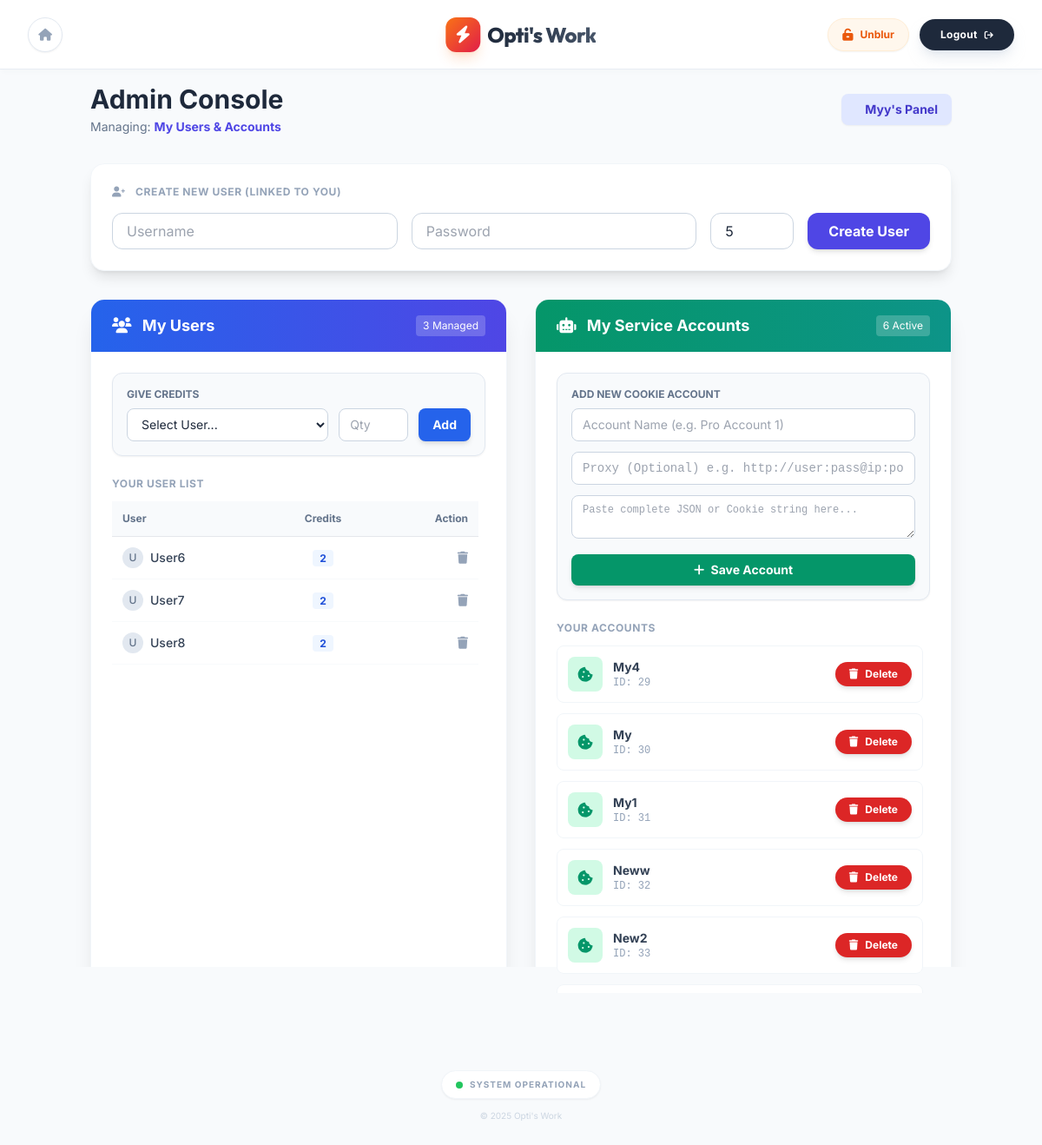
Screenshot of /admin (signed in) with the database file from the repository.
### models.py (models this page shows)
class User(UserMixin, db.Model):
    id = db.Column(db.Integer, primary_key=True)
    username = db.Column(db.String(150), unique=True, nullable=False)
    password = db.Column(db.String(150), nullable=False)
    role = db.Column(db.String(50), default='user')
    credits = db.Column(db.Integer, default=0)
    manager_id = db.Column(db.Integer, db.ForeignKey('user.id'), nullable=True)
    service_accounts = db.relationship('ServiceAccount', backref='owner', lazy=True, foreign_keys='ServiceAccount.owner_id')

class ServiceAccount(db.Model):
    id = db.Column(db.Integer, primary_key=True)
    name = db.Column(db.String(100), nullable=False)
    cookie_data = db.Column(db.Text, nullable=False)
    proxy = db.Column(db.String(255), nullable=True)
    owner_id = db.Column(db.Integer, db.ForeignKey('user.id'), nullable=False)

### app.py (the view, shortened to what this page needs)
@app.route('/admin', methods=['GET', 'POST'])
@login_required
def admin():
    if current_user.role != 'admin':
        return redirect(url_for('dashboard'))
    my_users = User.query.filter_by(manager_id=current_user.id).all()
    my_accounts = ServiceAccount.query.filter_by(owner_id=current_user.id).all()
    return render_template('admin.html', users=my_users, accounts=my_accounts)

### app.py (called while the page is built)
@login_manager.user_loader
def load_user(user_id):
    return db.session.get(User, int(user_id))

### templates/admin.html (shortened to what this page needs)
{% extends "base.html" %}
{% block content %}
<div class="max-w-6xl mx-auto animate-fade-in">
    <div class="mb-8 flex items-center justify-between">
        <div>
            <h1 class="text-3xl font-bold text-slate-800">Admin Console</h1>
            <p class="text-slate-500 text-sm mt-1">Managing: <span class="font-bold text-indigo-600">My Users & Accounts</span></p>
        </div>
        <div class="bg-indigo-100 text-indigo-700 px-4 py-2 rounded-lg font-bold text-sm shadow-sm">
             {{ current_user.username }}'s Panel
        </div>
    </div>
    <div class="bg-white rounded-2xl shadow-lg border border-slate-100 p-6 mb-8">
        <h3 class="text-xs font-bold text-slate-400 uppercase tracking-wider mb-4"><i class="fa-solid fa-user-plus mr-2"></i> Create New User (Linked to You)</h3>
        <form method="POST" class="flex flex-col md:flex-row gap-4">
            <input type="text" name="new_username" placeholder="Username" required
                   class="flex-1 px-4 py-2 border border-slate-300 rounded-xl focus:ring-2 focus:ring-indigo-200 focus:border-indigo-500 outline-none">
            <input type="text" name="new_password" placeholder="Password" required
                   class="flex-1 px-4 py-2 border border-slate-300 rounded-xl focus:ring-2 focus:ring-indigo-200 focus:border-indigo-500 outline-none">
            <input type="number" name="initial_credits" placeholder="Credits" value="5" required
                   class="w-24 px-4 py-2 border border-slate-300 rounded-xl focus:ring-2 focus:ring-indigo-200 focus:border-indigo-500 outline-none">
            <button class="bg-indigo-600 hover:bg-indigo-700 text-white px-6 py-2 rounded-xl font-bold transition-colors shadow-md">
                Create User
            </button>
        </form>
    </div>
    <div class="grid grid-cols-1 lg:grid-cols-2 gap-8">
        <div class="bg-white rounded-2xl shadow-xl border border-slate-100 overflow-hidden flex flex-col h-full">
            <div class="bg-gradient-to-r from-blue-600 to-indigo-600 px-6 py-4 flex justify-between items-center">
                <h2 class="text-white font-bold text-lg"><i class="fa-solid fa-users mr-2"></i> My Users</h2>
                <span class="bg-white/20 text-white text-xs px-2 py-1 rounded">{{ users|length }} Managed</span>
            </div>
            <div class="p-6 flex-grow flex flex-col">
                <form method="POST" class="bg-slate-50 p-4 rounded-xl border border-slate-200 mb-6 shadow-sm">
                    <label class="block text-xs font-bold text-slate-500 uppercase mb-2">Give Credits</label>
                    <div class="flex gap-3">
                        <select name="username" class="flex-grow px-3 py-2 border border-slate-300 rounded-lg text-sm bg-white" required>
                            <option value="" disabled selected>Select User...</option>
                        </select>
                        <input type="number" name="amount" placeholder="Qty" required
                               class="w-20 pl-3 pr-2 py-2 border border-slate-300 rounded-lg text-sm focus:outline-none focus:border-blue-500">
                        <button class="bg-blue-600 hover:bg-blue-700 text-white px-4 py-2 rounded-lg text-sm font-bold transition-colors shadow-md">
                            Add
                        </button>
                    </div>
                </form>
                <div class="flex-grow overflow-hidden flex flex-col">
                    <h3 class="text-xs font-bold text-slate-400 uppercase tracking-wider mb-3">Your User List</h3>
                    <div class="overflow-y-auto pr-2 custom-scrollbar flex-grow" style="max-height: 400px;">
                        {% if users %}
                            <table class="w-full text-left border-collapse">
                                <thead class="bg-slate-50 sticky top-0 z-10">
                                    <tr>
                                        <th class="p-3 text-xs font-bold text-slate-500 border-b">User</th>
                                        <th class="p-3 text-xs font-bold text-slate-500 border-b text-center">Credits</th>
                                        <th class="p-3 text-xs font-bold text-slate-500 border-b text-right">Action</th>
                                    </tr>
                                </thead>
                                <tbody>
                                    {% for u in users %}
                                    <tr class="border-b border-slate-50 hover:bg-slate-50 transition-colors group">
                                        <td class="p-3 text-sm font-medium text-slate-700">
                                            <div class="flex items-center gap-2">
                                                <div class="w-6 h-6 rounded-full bg-slate-200 flex items-center justify-center text-slate-500 text-xs">
                                                    {{ u.username[0]|upper }}
                                                </div>
                                                {{ u.username }}
                                            </div>
                                        </td>
                                        <td class="p-3 text-sm text-center">
                                            <span class="bg-blue-50 text-blue-700 px-2 py-0.5 rounded font-bold text-xs">
                                                {{ u.credits }}
                                            </span>
                                        </td>
                                        <td class="p-3 text-sm text-right">
                                            <form method="POST" onsubmit="return confirm('Delete user {{ u.username }}?');" class="inline-block">
                                                <button type="submit" class="text-slate-400 hover:text-red-500 transition-colors">
                                                    <i class="fa-solid fa-trash"></i>
                                                </button>
                                            </form>
                                        </td>
                                    </tr>
                                    {% endfor %}
                                </tbody>
                            </table>
                        {% else %}
                            <p class="text-center text-slate-400 text-sm mt-8">You haven't added any users yet.</p>
                        {% endif %}
                    </div>
                </div>
            </div>
        </div>
        <div class="bg-white rounded-2xl shadow-xl border border-slate-100 overflow-hidden flex flex-col h-full">
            <div class="bg-gradient-to-r from-emerald-600 to-teal-600 px-6 py-4 flex justify-between items-center">
                <h2 class="text-white font-bold text-lg"><i class="fa-solid fa-robot mr-2"></i> My Service Accounts</h2>
                <span class="bg-white/20 text-white text-xs px-2 py-1 rounded">{{ accounts|length }} Active</span>
            </div>
            <div class="p-6 flex-grow flex flex-col">
                <form method="POST" class="bg-slate-50 p-4 rounded-xl border border-slate-200 mb-6 shadow-sm">
                    <label class="block text-xs font-bold text-slate-500 uppercase mb-2">Add New Cookie Account</label>
                    <div class="mb-3">
                        <input type="text" name="acc_name" placeholder="Account Name (e.g. Pro Account 1)" required
                               class="w-full px-3 py-2 border border-slate-300 rounded-lg text-sm focus:outline-none focus:border-emerald-500">
                    </div>
                    <div class="mb-3">
                        <input type="text" name="proxy" placeholder="Proxy (Optional) e.g. http://user:pass@ip:port"
                               class="w-full px-3 py-2 border border-slate-300 rounded-lg text-sm focus:outline-none focus:border-emerald-500 font-mono">
                    </div>
                    <div class="mb-3">
                        <textarea name="cookie_json" rows="2" placeholder='Paste complete JSON or Cookie string here...' required
                                  class="w-full px-3 py-2 border border-slate-300 rounded-lg text-xs font-mono focus:outline-none focus:border-emerald-500"></textarea>
                    </div>
                    <button class="w-full bg-emerald-600 hover:bg-emerald-700 text-white py-2 rounded-lg text-sm font-bold transition-colors shadow-md">
                        <i class="fa-solid fa-plus mr-1"></i> Save Account
                    </button>
                </form>
                <div class="flex-grow">
                    <h3 class="text-xs font-bold text-slate-400 uppercase tracking-wider mb-3">Your Accounts</h3>
                    <div class="space-y-3 overflow-y-auto pr-2 custom-scrollbar" style="max-height: 400px;">
                        {% for acc in accounts %}
                        <div class="flex items-center justify-between p-3 border border-slate-100 rounded-lg hover:shadow-md transition-shadow bg-white group">
                            <div class="flex items-center gap-3">
                                <div class="bg-emerald-100 text-emerald-600 w-10 h-10 rounded-lg flex items-center justify-center">
                                    <i class="fa-solid fa-cookie-bite text-lg"></i>
                                </div>
                                <div>
                                    <h4 class="text-sm font-bold text-slate-700">{{ acc.name }}</h4>
                                    <div class="flex items-center gap-2">
                                        <p class="text-xs text-slate-400 font-mono">ID: {{ acc.id }}</p>
                                    </div>
                                </div>
                            </div>
                            <form method="POST" onsubmit="return confirm('Delete this account?');">
                                <button type="submit" class="flex items-center gap-2 bg-red-600 hover:bg-red-700 text-white transition-all px-4 py-1.5 rounded-full text-xs font-bold shadow-md">
                                    <i class="fa-solid fa-trash"></i>
                                    <span>Delete</span>
                                </button>
                            </form>
                        </div>
                        {% else %}
                        <div class="text-center py-8 text-slate-400 text-sm">
                            <i class="fa-regular fa-folder-open text-2xl mb-2 opacity-50"></i>
                            <p>No accounts added yet.</p>
                        </div>
                        {% endfor %}
                    </div>
                </div>
            </div>
        </div>
    </div>
</div>
{% endblock %}

### templates/base.html (shortened to what this page needs)
<!DOCTYPE html>
<html lang="en">
<head>
    <script src="https://cdn.tailwindcss.com"></script>
    <link rel="stylesheet" href="https://cdnjs.cloudflare.com/ajax/libs/font-awesome/6.0.0/css/all.min.css">
</head>
<body class="bg-slate-50 text-slate-800 antialiased min-h-screen flex flex-col">
    <nav class="glass-header fixed w-full z-50 transition-all duration-300 h-20">
        <div class="max-w-7xl mx-auto px-4 sm:px-6 lg:px-8 h-full">
            <div class="relative flex items-center justify-between h-full">
                <div class="flex-1 flex items-center">
                    {% if current_user.is_authenticated %}
                    <a href="{{ url_for('dashboard') }}"
                       class="group flex items-center justify-center w-10 h-10 rounded-full bg-white border border-slate-200 text-slate-400 hover:text-orange-600 hover:border-orange-200 transition-all duration-300 shadow-sm hover:shadow-md"
                       title="Dashboard">
                        <i class="fa-solid fa-house text-sm transition-transform group-hover:scale-110"></i>
                    </a>
                    {% endif %}
                </div>
                <div class="absolute left-1/2 transform -translate-x-1/2 flex items-center gap-2 group cursor-default select-none z-10">
                    <div class="bg-gradient-to-br from-orange-500 to-rose-600 text-white w-8 h-8 md:w-10 md:h-10 rounded-xl shadow-lg shadow-orange-500/20 flex items-center justify-center transform group-hover:rotate-6 transition-transform duration-300">
                        <i class="fa-solid fa-bolt text-sm md:text-xl"></i>
                    </div>
                    <span class="font-logo text-lg md:text-2xl font-extrabold bg-clip-text text-transparent bg-gradient-to-r from-slate-800 to-slate-600 tracking-tight whitespace-nowrap">
                    </span>
                </div>
                <div class="flex-1 flex justify-end items-center gap-2 md:gap-3 z-20">
                    {% if current_user.is_authenticated %}
                        <a href="{{ url_for('unblur') }}"
                           class="group px-3 py-2 md:px-4 md:py-2 rounded-full bg-orange-50 text-orange-600 border border-orange-100 hover:bg-orange-500 hover:text-white transition-all flex items-center gap-2 shadow-sm">
                            <i class="fa-solid fa-unlock-keyhole text-sm"></i>
                            <span class="hidden md:inline text-xs font-bold">Unblur</span>
                        </a>
                        <a href="{{ url_for('logout') }}"
                           class="group relative px-4 py-2 md:px-6 md:py-2.5 rounded-full bg-slate-800 text-white text-xs font-bold tracking-wide shadow-lg shadow-slate-300/50 hover:bg-slate-700 transition-all duration-300 flex items-center gap-2 overflow-hidden">
                            <span class="hidden md:inline relative z-10">Logout</span>
                            <i class="fa-solid fa-arrow-right-from-bracket relative z-10 text-[10px] group-hover:translate-x-1 transition-transform"></i>
                        </a>
                    {% else %}
                        <a href="{{ url_for('login') }}" class="text-sm font-bold text-slate-500 hover:text-orange-600 transition-colors">Login</a>
                    {% endif %}
                </div>
            </div>
        </div>
    </nav>
    <div class="h-24"></div>
    <main class="flex-grow container mx-auto px-4 pb-8">
        {% block content %}{% endblock %}
    </main>
    <footer class="text-center py-8">
        <div class="inline-flex items-center justify-center px-4 py-2 rounded-full bg-white border border-slate-100 shadow-sm text-[10px] font-bold text-slate-400 uppercase tracking-widest">
            <span class="w-2 h-2 rounded-full bg-green-500 mr-2 animate-pulse"></span>
            System Operational
        </div>
        <p class="text-slate-300 text-[10px] mt-3">&copy; 2025 Opti's Work</p>
    </footer>
</body>
</html>

### templates/base.html (style rules this page uses)
body { font-family: 'Inter', sans-serif; }
.font-logo { font-family: 'Outfit', sans-serif; }
.animate-fade-in { animation: fadeIn 0.5s ease-out forwards; }
.glass-header { background: rgba(255, 255, 255, 0.95); backdrop-filter: blur(16px); border-bottom: 1px solid rgba(226, 232, 240, 0.8); box-shadow: 0 4px 6px -1px rgba(0, 0, 0, 0.02); }

### rows the page displays
User: username "Myy"
User: username "U", username "User6", credits "2"
User: username "U", username "User7", credits "2"
User: username "U", username "User8", credits "2"
ServiceAccount: name "My4", id "29"
ServiceAccount: name "My", id "30"
ServiceAccount: name "My1", id "31"
ServiceAccount: name "Neww", id "32"
ServiceAccount: name "New2", id "33"

### other values shown
{{ users|length }} "3"
{{ accounts|length }} "6"
